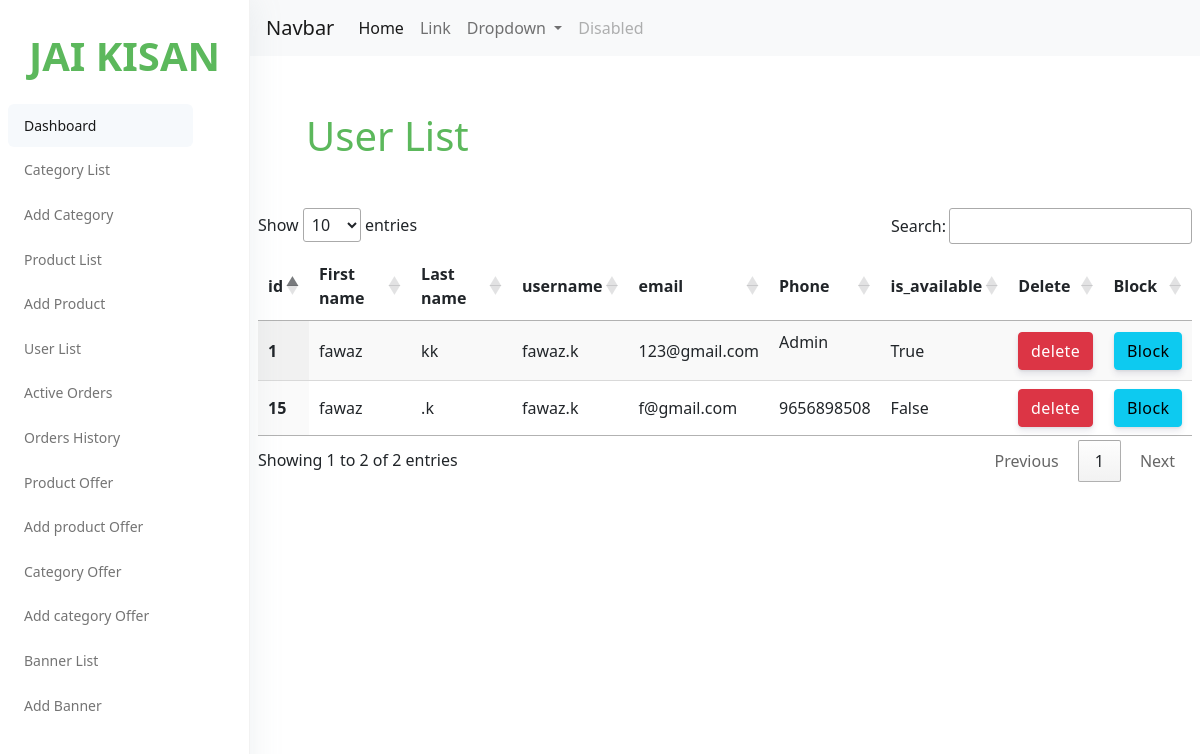
Page /adminpanel/user_list on the committed database.
### accounts/models.py (models this page shows, shortened)
class Account(AbstractBaseUser):
    first_name = models.CharField(max_length=50)
    last_name = models.CharField(max_length=50)
    username = models.CharField(max_length=50)
    email = models.CharField(max_length=50,unique=True)
    phone_number = models.CharField(max_length=50)
    profile_img = models.ImageField( null=True, blank=True, upload_to='userprofile')
    city = models.CharField(max_length=50,null=True)
    state = models.CharField(max_length=50,null=True)
    date_joined = models.DateTimeField(auto_now_add=True)
    last_login = models.DateTimeField(auto_now_add=True)
    is_admin = models.BooleanField(default=False)
    is_staff = models.BooleanField(default=False)
    is_active = models.BooleanField(default=True)
    is_superadmin = models.BooleanField(default=False)
    USERNAME_FIELD ='email'
    REQUIRED_FIELDS = ['first_name','last_name','username','phone_number']
    objects = MyAccountManager()

### admin_panel/views.py (the view)
# urls.py: path('user_list',views.user_list,name='user_list'),
def user_list(request):
    user = Account.objects.all()
    context ={
        'user': user,
    }
    return render(request,'adminpanel/user_management.html',context)

### cart/context_processors.py (called while the page is built, shortened)
def counter(request):
    cart_count = 0
    if 'admin' in request.path:
        return{}
    return dict(cart_count=cart_count)

### category/context_processors.py (called while the page is built)
def menu_links(request):
    links = category.objects.all()
    return dict(links=links)

### templates/adminpanel/user_management.html (shortened to what this page needs)
{% load static %}
{% include 'adminpanel/nav.html' %}
<!DOCTYPE html>
<html lang="en">
<head>
    <link rel="stylesheet" href="https://cdn.jsdelivr.net/npm/bootstrap@5.0.0-beta1/dist/css/bootstrap.min.css">
    <link rel="stylesheet" type="text/css" href="https://cdn.datatables.net/1.11.3/css/jquery.dataTables.css">
</head>
<body>
    <div class="header ">
        <div class="align-items-">
            <div class="px-2 col-lg-12 col-7">
                <div class="table-responsive">
                    <div>
                        <h1 style="color:#5cb85c" class="m-5">User List</h1>
                    </div>
                    <table id="table" class="display">
                        <thead>
                            <tr>
                                <th scope="col">id</th>
                                <th scope="col">First name</th>
                                <th scope="col">Last name</th>
                                <th scope="col">username</th>
                                <th scope="col">email</th>
                                <th scope="col">Phone</th>
                                <th scope="col">is_available</th>
                                <th scope="col">Delete</th>
                                <th scope="col">Block</th>
                            </tr>
                        </thead>
                        <tbody>
                            {% for x in user %}
                            <tr>
                                <th scope="row">
                                    {{ x.id }}
                                </th>
                                <td>
                                    {{ x.first_name }}
                                </td>
                                <td>
                                    {{ x.last_name }}
                                </td>
                                <td>
                                    {{ x.username }}
                                </td>
                                <td>
                                    {{ x.email }}
                                </td>
                                <td>
                                    {% if x.is_admin %}
                                        <p>Admin</p>
                                    {% else %}
                                        {{ x.phone_number }}
                                    {% endif %}
                                </td>
                                <td>
                                    {{ x.is_admin }}
                                </td>
                                    <td><a class="btn btn-danger" href="" onclick="deleteuser('{{x.id}}')" data-bs-toggle="modal" data-bs-target="#staticBackdrop" >delete</a></td>
                                    {% if x.is_active %}
                                    <td><a class="btn btn-info" href="" onclick="blockuser('{{x.id}}')" data-bs-toggle="modal" data-bs-target="#staticBackdrop">Block</a></td>
                                    {% else %}
                                    <td><a class="btn btn-danger" href="" onclick="unblockuser('{{x.id}}')" data-bs-toggle="modal" data-bs-target="#staticBackdrop">UnBlock</a></td>
                                    {% endif %}
                                </tr>
                            {% endfor %}
                        </tbody>
                    </table>
                </div>
            </div>
        </div>
    </div>
</body>
</html>

### rows in the picture
Account: id "1", first_name "fawaz", last_name "kk", username "fawaz.k", email "123@gmail.com", shows "Admin", is_admin "True"
Account: id "15", first_name "fawaz", last_name ".k", username "fawaz.k", email "f@gmail.com", phone_number "9656898508", is_admin "False"
